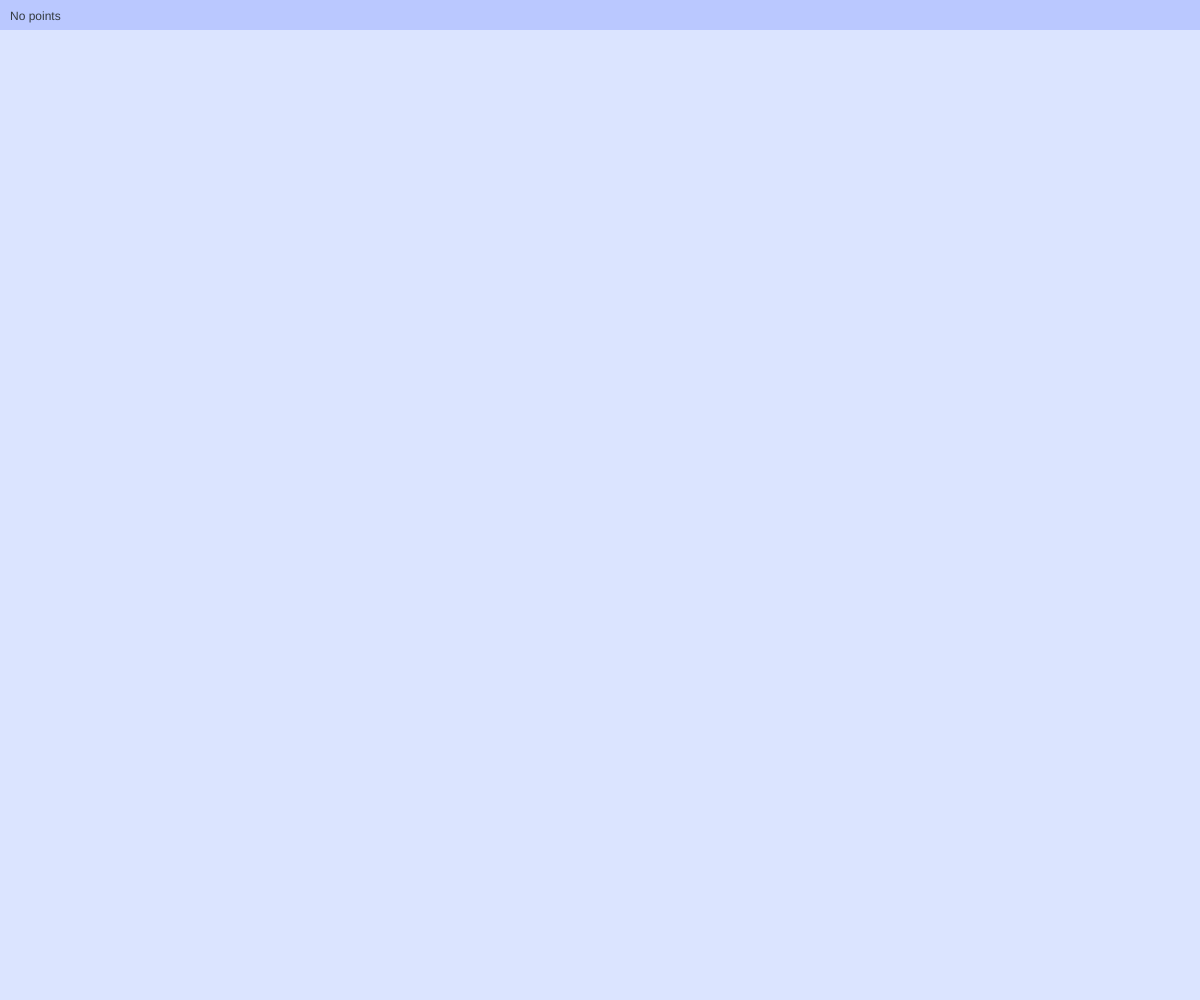
Frame 1 (no input)
Frame 60 (no input): identical to frame 1, image omitted
Frame 120 (the mouse pressed at the canvas centre since frame 60): identical to frame 1, image omitted

The p5.js sketch that drew this single still picture (run headless with seeded random() and noise() and a simulated clock; from frame 60 on, the mouse is pressed at the canvas centre):

// p5.js sketch
// ── sketch.js
class Point {
	strokeWeight = 5;
	innerDiameter = 15;

	constructor(x, y) {
		this.x = x;
		this.y = y;
	}

	draw() {
		fill('#e8590c');
		strokeWeight(this.strokeWeight);
		stroke('#ffd8a8');
		circle(this.x, this.y, this.innerDiameter);

		fill('#343a40');
		noStroke();
		text(`(${this.x}, ${this.y})`, this.x + 10, this.y + 10);
	}

	isClicked(point) {
		const d = dist(point.x, point.y, this.x, this.y);
		return d < (this.innerDiameter + this.strokeWeight) / 2;
	}
}

const topInfoBarHeight = 30;
const points = [];

function setup() {
	createCanvas(window.innerWidth, window.innerHeight);
}

function draw() {
	background('#dbe4ff');
	drawMainLine();
	points.forEach(point => point.draw());
}

function mouseClicked(event) {
	const clickedPoint = new Point(event.clientX, event.clientY);

	if (
		clickedPoint.y <
		topInfoBarHeight +
			(clickedPoint.innerDiameter + clickedPoint.strokeWeight) / 2
	) {
		return;
	}

	const idx = points.findIndex(p => p.isClicked(clickedPoint));

	if (idx === -1) {
		points.push(clickedPoint);
	} else {
		points.splice(idx, 1);
	}
}

function drawTopInfoBar(textString) {
	noStroke();
	fill('#bac8ff');
	rect(0, 0, width, topInfoBarHeight);

	fill('#343a40');
	noStroke();
	text(textString, 10, topInfoBarHeight / 1.5);
}

function drawLineByParams(k, b) {
	line(0, b, width, k * width + b);
	drawTopInfoBar(`y = ${k}x + ${b}`);
}

function drawMainLine() {
	strokeWeight(2);
	stroke('#ffa94d');
	if (points.length == 0) {
		drawTopInfoBar('No points');
	} else if (points.length == 1) {
		drawLineByParams(0, points[0].y);
	} else if (points.length == 2 && points[0].x == points[1].x) {
		line(points[0].x, 0, points[0].x, height);
		drawTopInfoBar(`x = ${points[0].x}`);
	} else if (points.length == 2) {
		const k = (points[0].y - points[1].y) / (points[0].x - points[1].x);
		const b = points[0].y - k * points[0].x;
		drawLineByParams(k, b);
	} else {
		const xMean = points.reduce((acc, p) => acc + p.x, 0) / points.length;
		const yMean = points.reduce((acc, p) => acc + p.y, 0) / points.length;

		const k =
			points.reduce((acc, p) => acc + (p.x - xMean) * (p.y - yMean), 0) /
			points.reduce((acc, p) => acc + (p.x - xMean) ** 2, 0);

		const b = yMean - k * xMean;
		drawLineByParams(k, b);
	}
}
